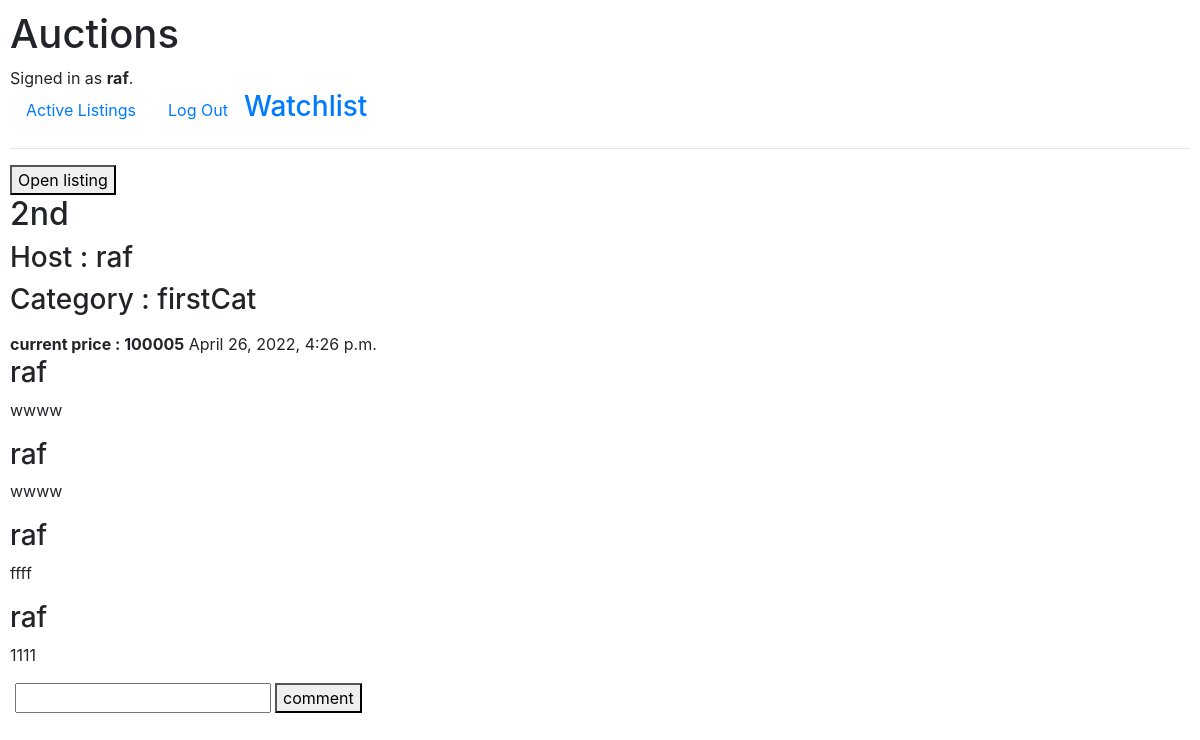
The app's page /listing/14 (signed in) with its own data.
### auctions/models.py (models this page shows, shortened)
class User(AbstractUser):
    pass

class Listing(models.Model):
    host = models.ForeignKey(User, on_delete=models.SET_NULL, null=True)
    bid = models.ForeignKey(Bid, on_delete=models.SET_NULL, null=True)
    title = models.CharField(max_length=70)
    description = models.TextField()
    image = models.CharField(max_length=255, blank=True, default='')
    created = models.DateTimeField(auto_now_add=True)
    active = models.BooleanField(default=True)
    class Category(models.TextChoices):
        first = "firstCat"
        second = "secondCat"
        third = "thirdCat"
        fourth = "fourthCat"
    category = models.CharField(
        max_length=15,
        choices=Category.choices,
        default=Category.first
    )

class Bid(models.Model):
    user = models.ForeignKey(User, on_delete=models.CASCADE)
    price = models.IntegerField(max_length=9999999999)
    created = models.DateTimeField(auto_now_add=True)
    title = models.CharField(max_length=255, null=False, default='')

class Comment(models.Model):
    user = models.ForeignKey(User, on_delete=models.CASCADE)
    listing = models.ForeignKey(Listing, on_delete=models.CASCADE)
    body = models.TextField()

### auctions/views.py (the view, shortened to what this page needs)
# urls.py: path("listing/<str:pk>", views.listing, name="listing"),
def listing(request, pk):
    listing = Listing.objects.get(id=pk)
    comments = Comment.objects.filter(listing=listing)
    if request.user.is_authenticated == False:
        return render(request, "auctions/listing.html", {'item': listing, 'creator': False})
    element = Watchlist.objects.filter(user=request.user, listing=listing)
    if request.method == "POST" and 'comment' in request.POST:
        comment = Comment()
        comment.user = request.user
        comment.listing = listing
        comment.body = request.POST['body']
        comment.save()
    if request.user == listing.host:
        if request.method == "POST" and 'close' in request.POST:
            listing.active = False
            listing.save()
            return render(request, "auctions/listing.html", {'item': listing, 'creator': True, 'comments': comments})
        if request.method == "POST" and 'open' in request.POST:
            listing.active = True
            listing.save()
            return render(request, "auctions/listing.html", {'item': listing, 'creator': True, 'comments': comments})
        return render(request, "auctions/listing.html", {'item': listing, 'creator': True, 'comments': comments})

### auctions/templates/auctions/listing.html (shortened to what this page needs)
{% extends "auctions/layout.html" %}
{% block body %}
                    {% if creator == True %}
                    {% if user.is_authenticated and item.active == False %}
                    <form method="post" action="">
                        <button type="submit" required  name="open">Open listing</button>
                    </form>
                    {% endif %}
                    <h2>{{ item.title }}</h2>
                    <h3>Host : {{item.host}}</h3>
                    <h3>Category : {{item.category}}</h3>
                    <strong> current price :  {{ item.bid.price  }}</strong>
                    {% endif %}
{{item.created}}
{% for comment in comments %}
    <h3>{{comment.user.username}}</h3>
    <p>{{comment.body}}</p>
{% endfor %}
{% if user.is_authenticated%}
                    <form method="post" action="" onkeydown="return event.key != 'Enter';">
                        <input type="text" required name="body"/>
                        <button type="submit" required  name="comment">comment</button>
                    </form>
                {% endif %}
{% endblock %}

### auctions/templates/auctions/layout.html (shortened to what this page needs)
{% load static %}
<!DOCTYPE html>
<html lang="en">
    <head>
        <link rel="stylesheet" href="https://stackpath.bootstrapcdn.com/bootstrap/4.4.1/css/bootstrap.min.css">
        <link href="{% static 'auctions/styles.css' %}" rel="stylesheet">
    </head>
    <body>
        <h1>Auctions</h1>
        <div>
            {% if user.is_authenticated %}
                Signed in as <strong>{{ user.username }}</strong>.
            {% else %}
                Not signed in.
            {% endif %}
        </div>
        <ul class="nav">
            <li class="nav-item">
                <a class="nav-link" href="{% url 'index' %}">Active Listings</a>
            </li>
            {% if user.is_authenticated %}
                <li class="nav-item">
                    <a class="nav-link" href="{% url 'logout' %}">Log Out</a>
                </li>
                <li><h3><a href="{% url 'watchlist' %}">Watchlist</a></h3></li>
            {% endif %}
        </ul>
        <hr>
        {% block body %}
        {% endblock %}
    </body>
</html>

### auctions/static/auctions/styles.css (style rules this page uses)
body { padding: 10px; }

### records on screen
User: username "raf"
Listing: title "2nd", host "raf", category "firstCat", bid.price "100005", created "April 26, 2022, 4:26 p.m."
Comment: user.username "raf", body "wwww"
Comment: user.username "raf", body "wwww"
Comment: user.username "raf", body "ffff"
Comment: user.username "raf", body "1111"
